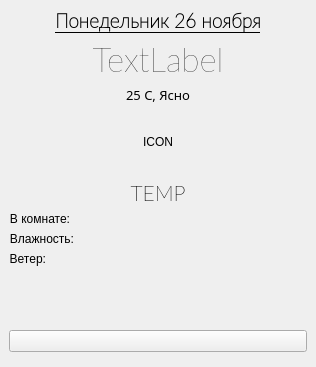
<?xml version="1.0" encoding="UTF-8"?>
<ui version="4.0">
 <class>MainWindow</class>
 <widget class="QMainWindow" name="MainWindow">
  <property name="geometry">
   <rect>
    <x>0</x>
    <y>0</y>
    <width>316</width>
    <height>367</height>
   </rect>
  </property>
  <property name="windowTitle">
   <string>Weather</string>
  </property>
  <widget class="QWidget" name="centralwidget">
   <layout class="QHBoxLayout" name="horizontalLayout">
    <item>
     <layout class="QVBoxLayout" name="verticalLayout">
      <item>
       <layout class="QVBoxLayout" name="verticalLayout_1">
        <item>
         <widget class="QLabel" name="todayIs">
          <property name="font">
           <font>
            <family>Lato Hairline</family>
            <pointsize>14</pointsize>
            <weight>75</weight>
            <bold>true</bold>
            <underline>true</underline>
           </font>
          </property>
          <property name="text">
           <string>Понедельник 26 ноября</string>
          </property>
          <property name="alignment">
           <set>Qt::AlignCenter</set>
          </property>
         </widget>
        </item>
        <item>
         <widget class="QLabel" name="label">
          <property name="font">
           <font>
            <family>Lato Hairline</family>
            <pointsize>25</pointsize>
            <weight>50</weight>
            <bold>false</bold>
            <kerning>true</kerning>
           </font>
          </property>
          <property name="text">
           <string>TextLabel</string>
          </property>
          <property name="alignment">
           <set>Qt::AlignCenter</set>
          </property>
         </widget>
        </item>
        <item>
         <widget class="QLabel" name="weathIs">
          <property name="font">
           <font>
            <family>Oxygen-Sans</family>
            <pointsize>10</pointsize>
            <italic>false</italic>
           </font>
          </property>
          <property name="text">
           <string>25 C, Ясно</string>
          </property>
          <property name="alignment">
           <set>Qt::AlignCenter</set>
          </property>
         </widget>
        </item>
        <item>
         <widget class="QLabel" name="TempIc">
          <property name="minimumSize">
           <size>
            <width>64</width>
            <height>64</height>
           </size>
          </property>
          <property name="layoutDirection">
           <enum>Qt::LeftToRight</enum>
          </property>
          <property name="text">
           <string>ICON</string>
          </property>
          <property name="alignment">
           <set>Qt::AlignCenter</set>
          </property>
         </widget>
        </item>
        <item>
         <widget class="QLabel" name="Temp">
          <property name="enabled">
           <bool>true</bool>
          </property>
          <property name="font">
           <font>
            <family>Lato Thin</family>
            <pointsize>16</pointsize>
            <weight>50</weight>
            <italic>false</italic>
            <bold>false</bold>
            <underline>false</underline>
           </font>
          </property>
          <property name="text">
           <string>TEMP</string>
          </property>
          <property name="alignment">
           <set>Qt::AlignCenter</set>
          </property>
         </widget>
        </item>
       </layout>
      </item>
      <item>
       <layout class="QGridLayout" name="gridLayout">
        <item row="1" column="0">
         <layout class="QFormLayout" name="formLayout">
          <item row="0" column="0">
           <widget class="QLabel" name="inRoom">
            <property name="text">
             <string>В комнате:</string>
            </property>
            <property name="alignment">
             <set>Qt::AlignRight|Qt::AlignTrailing|Qt::AlignVCenter</set>
            </property>
           </widget>
          </item>
          <item row="0" column="1">
           <widget class="QLabel" name="temperatureLabel">
            <property name="text">
             <string/>
            </property>
           </widget>
          </item>
          <item row="1" column="0">
           <widget class="QLabel" name="hum">
            <property name="text">
             <string>Влажность:</string>
            </property>
            <property name="alignment">
             <set>Qt::AlignRight|Qt::AlignTrailing|Qt::AlignVCenter</set>
            </property>
           </widget>
          </item>
          <item row="1" column="1">
           <widget class="QLabel" name="humidityLabel">
            <property name="text">
             <string/>
            </property>
           </widget>
          </item>
          <item row="2" column="0">
           <widget class="QLabel" name="wind">
            <property name="text">
             <string>Ветер:</string>
            </property>
            <property name="alignment">
             <set>Qt::AlignRight|Qt::AlignTrailing|Qt::AlignVCenter</set>
            </property>
           </widget>
          </item>
          <item row="2" column="1">
           <widget class="QLabel" name="windLabel">
            <property name="text">
             <string/>
            </property>
           </widget>
          </item>
         </layout>
        </item>
       </layout>
      </item>
      <item>
       <layout class="QVBoxLayout" name="verticalLayout_2" stretch="0">
        <property name="spacing">
         <number>6</number>
        </property>
        <property name="sizeConstraint">
         <enum>QLayout::SetMinimumSize</enum>
        </property>
        <property name="topMargin">
         <number>10</number>
        </property>
        <property name="bottomMargin">
         <number>6</number>
        </property>
        <item>
         <widget class="QPushButton" name="pushButton_2">
          <property name="text">
           <string/>
          </property>
          <property name="icon">
           <iconset>
            <normaloff>im/images/arrow-circle-225.png</normaloff>im/images/arrow-circle-225.png</iconset>
          </property>
         </widget>
        </item>
       </layout>
      </item>
     </layout>
    </item>
   </layout>
  </widget>
 </widget>
 <resources/>
 <connections/>
</ui>
